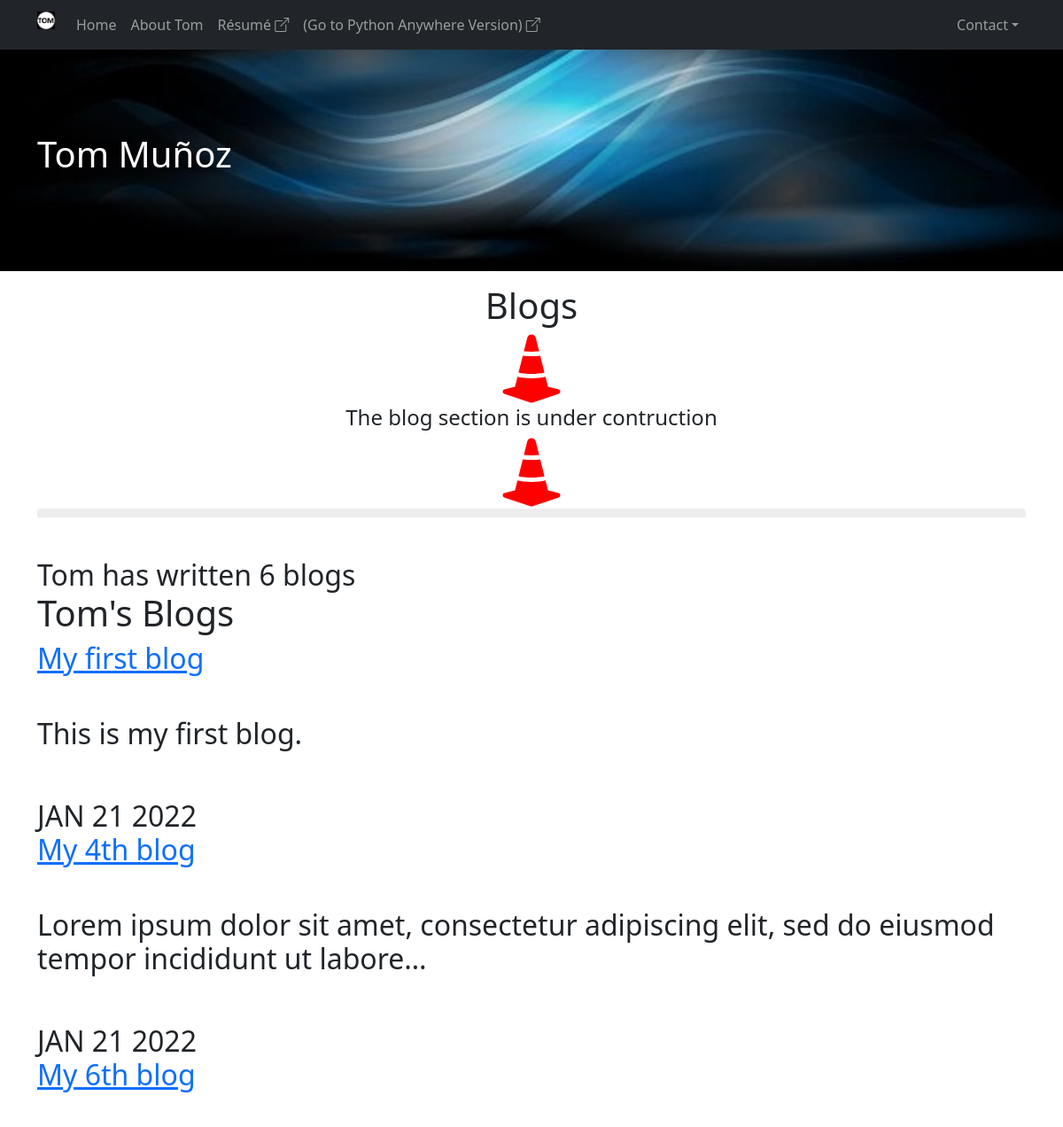
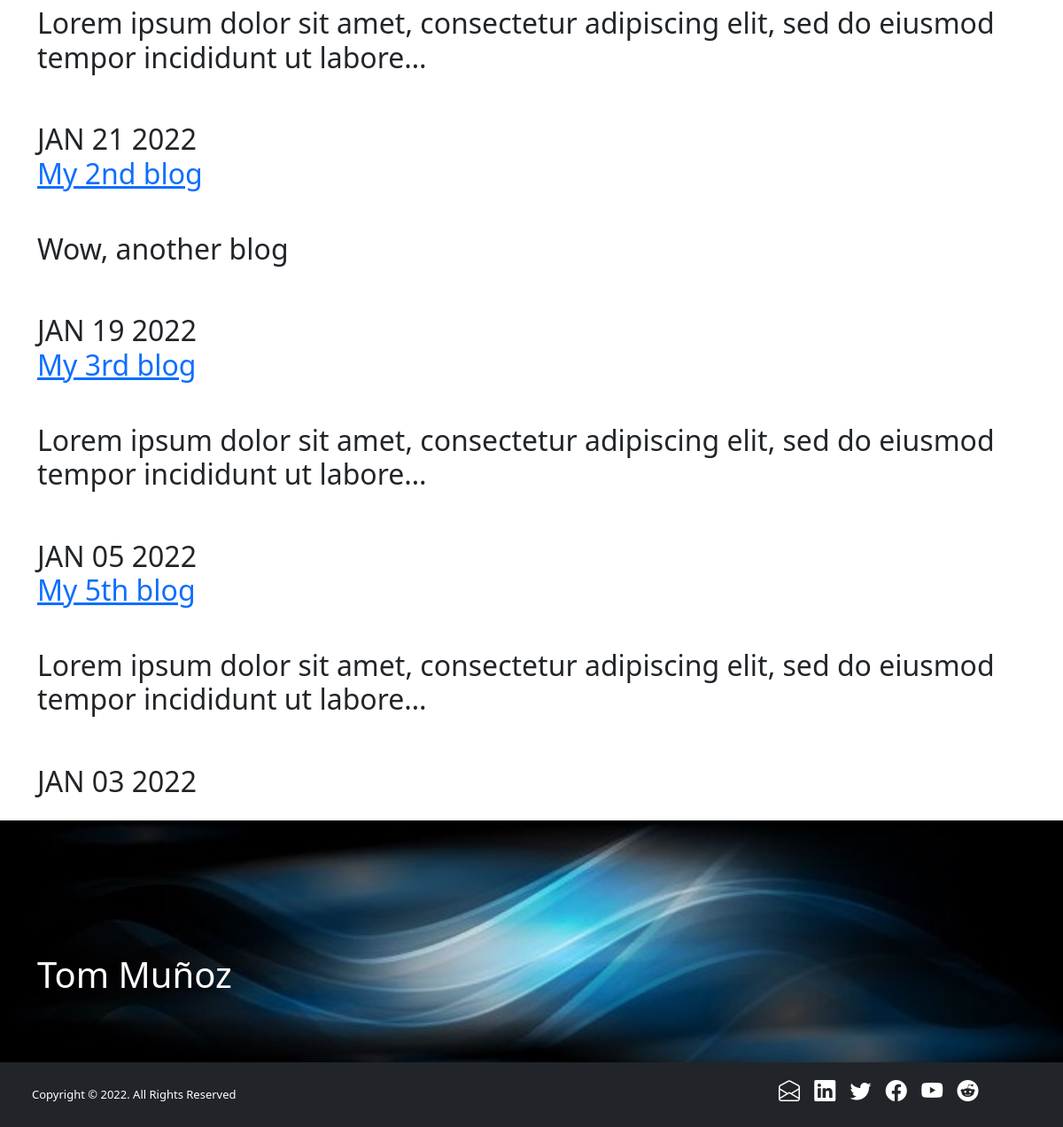
Screenshot of /blog/ with the database file from the repository (2 pictures, top to bottom).
### blog/models.py (models this page shows, shortened)
class Blog(models.Model):
    title = models.CharField(max_length=200)
    description = models.TextField()
    date = models.DateField()

### blog/views.py (the view)
# urls.py: path('', views.all_blogs, name='all_blogs'),
def all_blogs(request):
    blogs = Blog.objects.order_by('-date')
    return render(request, 'blog/all_blogs.html', {'blogs':blogs})

### blog/templates/blog/all_blogs.html (shortened to what this page needs)
{% extends 'portfolio/base.html' %}
{% block content %}
<section class="home-title">
    <div class="container">
        <div class="row">
            <h1>Blogs</h1>
            <a href="#">
            </a>
            <h4>The blog section is under contruction
            </h4>
            <a href="#">
            </a>
            <hr class="rounded">
        </div>
    </div>
</section>
<h2>Tom has written {{ blogs.count }} blog{{ blogs.count|pluralize }}<h/2>
<h1>Tom's Blogs</h1>
{% for blog in blogs %}
<a href="{% url 'blog:detail' blog.id %}"><h2>{{ blog.title }}</h2></a>
<br>
<p>{{ blog.description|truncatechars:100 }}</p>
<br>
{{ blog.date|date:'M d Y'|upper }}
<br>
{% endfor %}
{% endblock %}

### portfolio/templates/portfolio/base.html (shortened to what this page needs)
{% load static %}
<!doctype html>
<html lang="en">
<head>
    <link href="https://cdn.jsdelivr.net/npm/bootstrap@5.1.3/dist/css/bootstrap.min.css" rel="stylesheet"
>
    <link href="https://cdn.jsdelivr.net/npm/bootstrap-icons@1.5.0/font/bootstrap-icons.css" rel="stylesheet">
    <link rel="stylesheet" href="{% static 'portfolio/style.css' %}">
    <link rel="stylesheet" href="https://cdnjs.cloudflare.com/ajax/libs/lightslider/1.1.6/css/lightslider.min.css">
</head>
<body>
    <nav class="navbar navbar-expand-lg navbar-dark bg-dark fixed-top custom_nav">
        <div class="container">
            <a class="navbar-brand" href="{% url 'home' %}">
                <img src="{% static 'portfolio/TomLogoTab.png' %}" width="20" height="20"
                    class="d-inline-block align-top" alt="Tom's Logo">
            </a>
            <div class="collapse navbar-collapse" id="navbarSupportedContent">
                <ul class="navbar-nav me-auto mb-2 mb-lg-0">
                    <li class="nav-item {% block home-class %}{% endblock %}"><a class="nav-link" aria-current="true" href="{% url 'home' %}">Home</a>
                    </li>
                    <li class="nav-item {% block about-class %}{% endblock %}"><a class="nav-link" href="{% url 'about:about' %}">About Tom</a></li>
                    <li class="nav-item"><a class="nav-link" href="{% static 'portfolio/resume.pdf' %}"
                            target='_blank'>Résumé <i class="bi bi-box-arrow-up-right"></i></a></li>
                    <li class="nav-item"><a class="nav-link" href="https://tommunoz.pythonanywhere.com/" target="_blank">(Go to
                            Python Anywhere Version) <i class="bi bi-box-arrow-up-right"></i></a></li>
                </ul>
                <div class="navbar-nav me-right mb-2 mb-lg-0">
                    <li class="nav-item dropdown">
                        <a class="nav-link dropdown-toggle" href="#" id="navbarDropdown" role="button"
                            data-bs-toggle="dropdown" aria-expanded="false">Contact</a>
                    </li>
                </div>
            </div>
        </div>
    </nav>
    <header class="main-banner">
        <div class="container">
            <div class="row">
                <div class="col-lg-8 col-md-8">
                    <div class="main-banner-content">
                        <h1>Tom Muñoz</h1>
                    </div>
                </div>
            </div>
        </div>
    </header>
    <div class="container">
        {% block content %}
        {% endblock %}
    </div>
    <header class="main-banner" style="margin-top: 25px; margin-bottom: 40px;">
        <div class="container">
            <div class="row">
                <div class="col-lg-8 col-md-8">
                    <div class="main-banner-content">
                        <h1>Tom Muñoz</h1>
                    </div>
                </div>
            </div>
        </div>
    </header>
    <section class="footer">
        <div class="container">
            <div class="row">
                <nav class="navbar fixed-bottom navbar-dark bg-dark">
                    <div class="container-fluid">
                        <a class="navbar-brand" href="#">Copyright &copy; 2022. All Rights Reserved</a>
                        <a href="mailto:tom.o.munoz@gmail.com">
                            <h4><i class="bi bi-envelope-open"></i></h4>
                        </a>
                        <a href="https://www.linkedin.com/in/tomomunoz/" target="_blank">
                            <h4><i class="bi bi-linkedin"></i></h4>
                        </a>
                        <a href="https://twitter.com/tomomunoz" target="_blank">
                            <h4><i class="bi bi-twitter"></i></h4>
                        </a>
                        <a href="https://www.facebook.com/tom.o.munoz" target="_blank">
                            <h4><i class="bi bi-facebook"></i></h4>
                        </a>
                        <a href="https://www.youtube.com/user/TomMunozInNC" target="_blank">
                            <h4><i class="bi bi-youtube"></i></h4>
                        </a>
                        <a href="https://www.reddit.com/user/tomunoz" target="_blank">
                            <h4><i class="bi bi-reddit"></i></h4>
                        </a>
                        <a>&nbsp;&nbsp;&nbsp;&nbsp;&nbsp;&nbsp;&nbsp;&nbsp;
                        </a>
                    </div>
                </nav>
            </div>
        </div>
    </section>
</body>
</html>

### portfolio/static/portfolio/style.css (style rules this page uses)
.home-title { text-align: center; padding-top: 15px; padding-bottom: 30px; }
hr.rounded { border-top: 10px solid #bbb; border-radius: 5px; }
.footer a { font-size: small; padding-top: 10px; padding-bottom: 10px; }
.footer h4 { color: white; }

### rows the page displays
Blog: title "My first blog", description "This is my first blog.", date "JAN 21 2022"
Blog: title "My 4th blog", description "Lorem ipsum dolor sit amet, consectetur adipiscing elit, sed do eiusmod tempor incididunt ut labore…", date "JAN 21 2022"
Blog: title "My 6th blog", description "Lorem ipsum dolor sit amet, consectetur adipiscing elit, sed do eiusmod tempor incididunt ut labore…", date "JAN 21 2022"
Blog: title "My 2nd blog", description "Wow, another blog", date "JAN 19 2022"
Blog: title "My 3rd blog", description "Lorem ipsum dolor sit amet, consectetur adipiscing elit, sed do eiusmod tempor incididunt ut labore…", date "JAN 05 2022"
Blog: title "My 5th blog", description "Lorem ipsum dolor sit amet, consectetur adipiscing elit, sed do eiusmod tempor incididunt ut labore…", date "JAN 03 2022"

### other values shown
{{ blogs.count }} "6"
